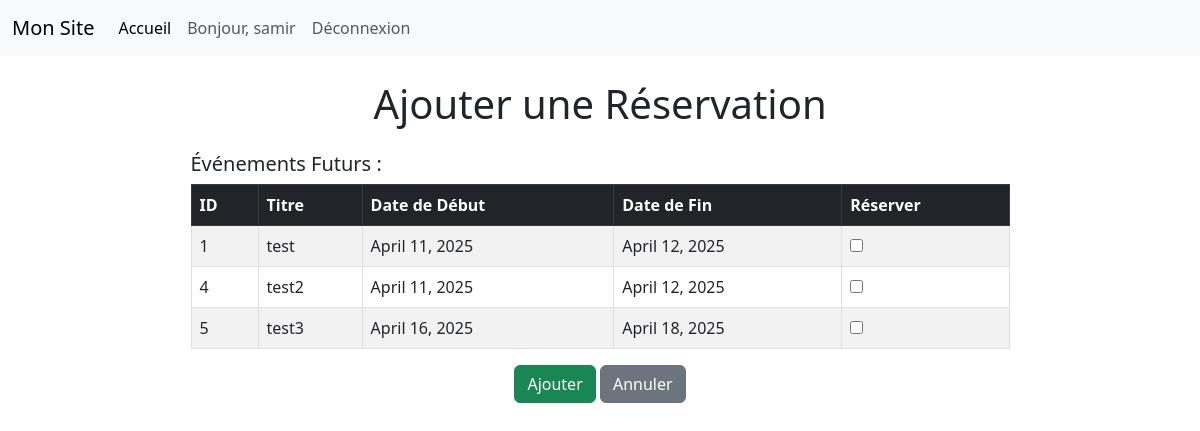
The page /foyer/reservations/ajouter/ (signed in) on the database as committed earlier.
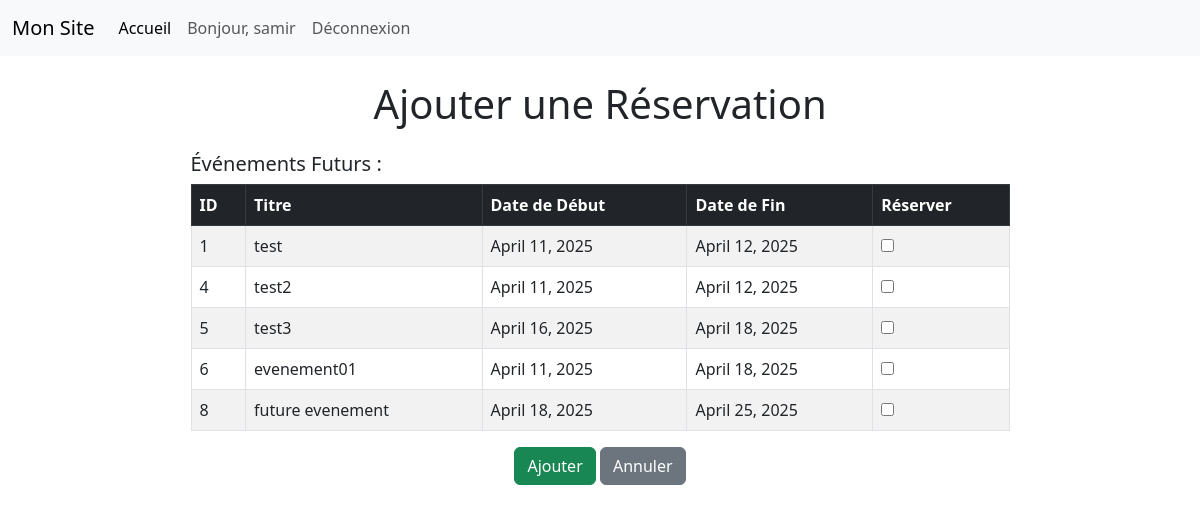
The same page on the database as committed later.
### foyer/models.py (models this page shows, shortened)
class Evenement(models.Model):
    titre = models.CharField(max_length=100)
    date_debut = models.DateField()
    date_fin = models.DateField()
    description = models.TextField()

### foyer/views.py (the view, shortened to what this page needs)
# urls.py: path('reservations/ajouter/', views.ajouter_reservation, name='ajouter_reservation'),
@login_required
def ajouter_reservation(request):
    evenements_futurs = Evenement.objects.filter(date_debut__gte=date.today())
    context = {
        'evenements_futurs': evenements_futurs,
        'form' : ReservationForm()
    }
    return render(request, 'foyer/ajouter_reservation.html', context)

### foyer/forms.py
class ReservationForm(forms.ModelForm):
    class Meta:
        model = Reservation
        fields = ['telephone', 'evenement']
    def __init__(self, *args, **kwargs):
        super(ReservationForm, self).__init__(*args, **kwargs)
        self.fields['evenement'].queryset = Evenement.objects.filter(
            date_debut__lte=timezone.now(),
            date_fin__gte=timezone.now()
        )
        self.fields['evenement'].label = "Sélectionnez un Événement" #Label corrigé
        self.fields['evenement'].widget = forms.Select() #Widget corrigé

### foyer/templates/foyer/ajouter_reservation.html (shortened to what this page needs)
{% extends 'base.html' %}
{% block content %}
<div class="container mt-4">
    <h1 class="text-center mb-4">Ajouter une Réservation</h1>
    <form method="post" class="w-75 mx-auto">
        <h5 class="mt-4">Événements Futurs :</h5>
        <table class="table table-striped table-bordered">
            <thead class="table-dark">
                <tr>
                    <th>ID</th>
                    <th>Titre</th>
                    <th>Date de Début</th>
                    <th>Date de Fin</th>
                    <th>Réserver</th>
                </tr>
            </thead>
            <tbody>
                {% for evenement in evenements_futurs %}
                    <tr>
                        <td>{{ evenement.id }}</td>
                        <td>{{ evenement.titre }}</td>
                        <td>{{ evenement.date_debut }}</td>
                        <td>{{ evenement.date_fin }}</td>
                        <td>
                            <input type="checkbox" name="evenements" value="{{ evenement.id }}">
                        </td>
                    </tr>
                {% empty %}
                    <tr>
                        <td colspan="5" class="text-center">Aucun événement futur n'est disponible.</td>
                    </tr>
                {% endfor %}
            </tbody>
        </table>
        <div class="text-center">
            <button type="submit" class="btn btn-success">Ajouter</button>
            <a href="{% url 'foyer:liste_reservations' %}" class="btn btn-secondary">Annuler</a>
        </div>
    </form>
</div>
{% endblock %}

Rows that differ between the two databases and show on the page:
added Evenement: id "6", titre "evenement01", date_debut "April 11, 2025", date_fin "April 18, 2025"
added Evenement: id "8", titre "future evenement", date_debut "April 18, 2025", date_fin "April 25, 2025"
